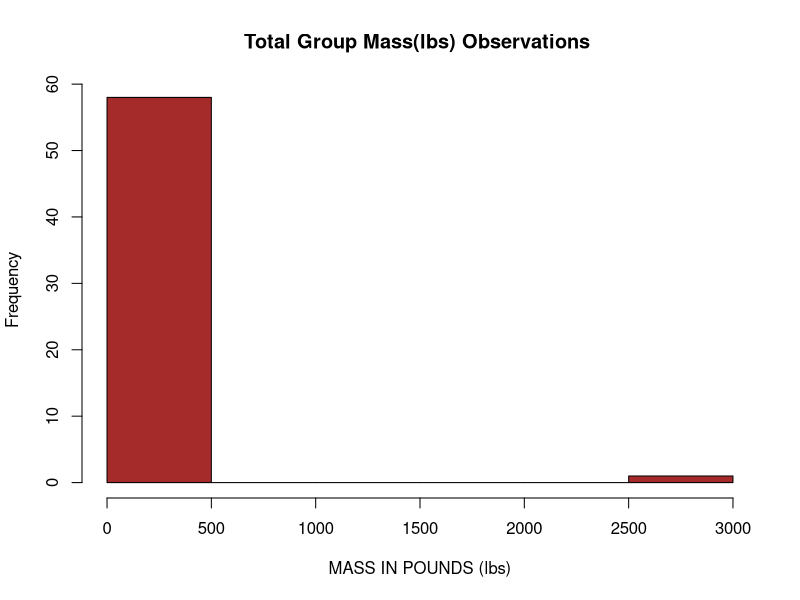
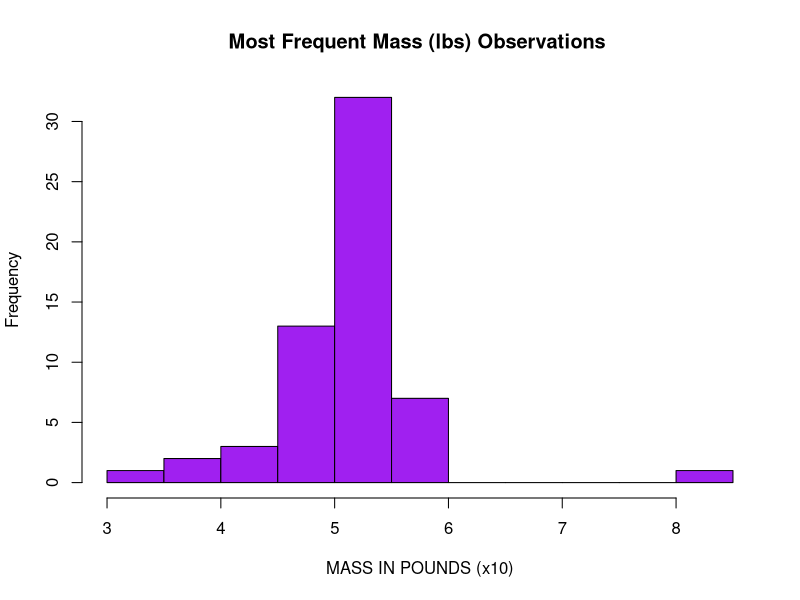
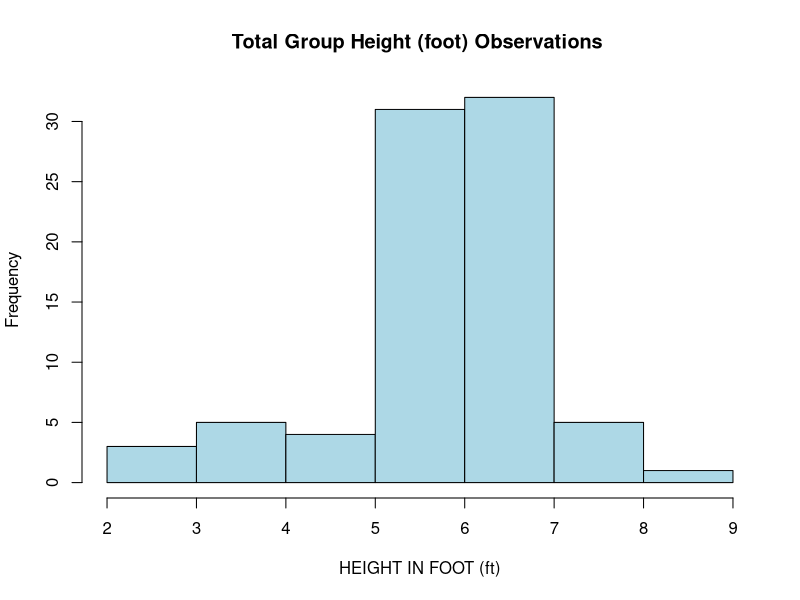

These charts were generated, in order, by the following R code:
## ---- chunk 1
## set up environment

library(tidyverse)
library(forcats)
library(knitr)
## ---- chunk 2
## inspect the data set

data()
view(msleep)
names(msleep)
## ---- chunk 3
## avg total sleep and max rem sleep based on diet

msleep |>
  drop_na(sleep_rem, vore) |>
  group_by(vore) |>
  summarize('Avg Total Sleep' = mean(sleep_total),
            'Max REM Sleep' = max(sleep_rem)) |>
  view()
## ---- chunk 4
## inspect the data set, data types, structures, etc.

data("starwars")
view(starwars)
names(starwars)
## ---- chunk 5
## select variables to work with

sw <- starwars |>
  select(name, height, mass, homeworld, gender) |>
  view()
## ---- chunk 6
## created new variables to convert data in familiar measurement units

sw_usaconversion <- sw |>
  mutate("heightft"  = ((height / 2.54) / 12),
         "masslbs" = (mass * 2.2)) |>
  view()
## ---- chunk 7
## data.frame() is deprecated so use it at your own risk use tibble()

## averages df using summarize

sw_averages <- sw_usaconversion |>
  drop_na(name, height, heightft, mass, masslbs, gender, homeworld) |>
  group_by(homeworld) |>
  summarize('AvgTotalHeight (cm)' = mean(height),
            'AverageTotalHeight (ft)' = mean(heightft),
            'AvgTotalMass (kg)' = mean(mass),
            'AverTotalMass (lbs)' = mean(masslbs)) |>
  view()
## ---- chunk 8

hist(sw_usaconversion$masslbs,
     col = "brown",
     main = "Total Group Mass(lbs) Observations ",
     xlab = "MASS IN POUNDS (lbs)")
## ---- chunk 9

hist(log(sw_usaconversion$masslbs),
     col = "purple",
     main = "Most Frequent Mass (lbs) Observations ",
     xlab = "MASS IN POUNDS (x10)")
## ---- chunk 10

hist(sw_usaconversion$heightft,
     col = "lightblue",
     main = "Total Group Height (foot) Observations ",
     xlab = "HEIGHT IN FOOT (ft)")
